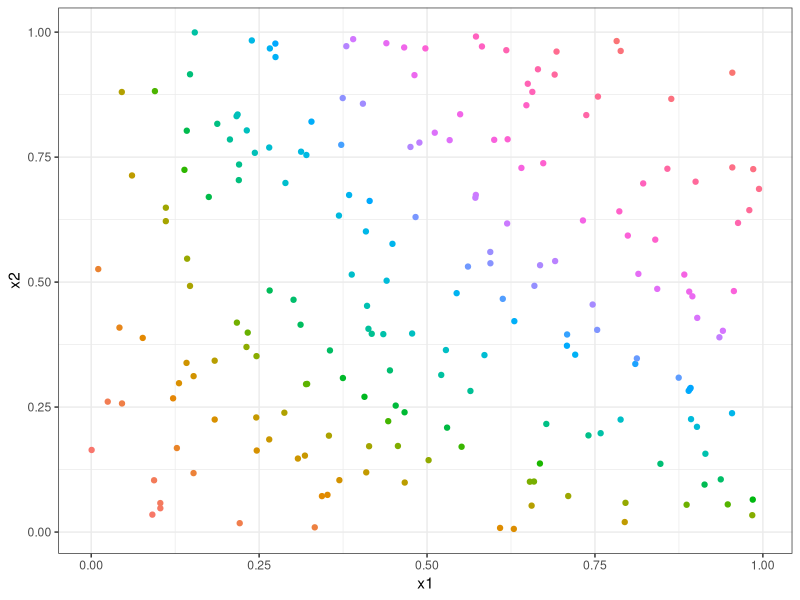
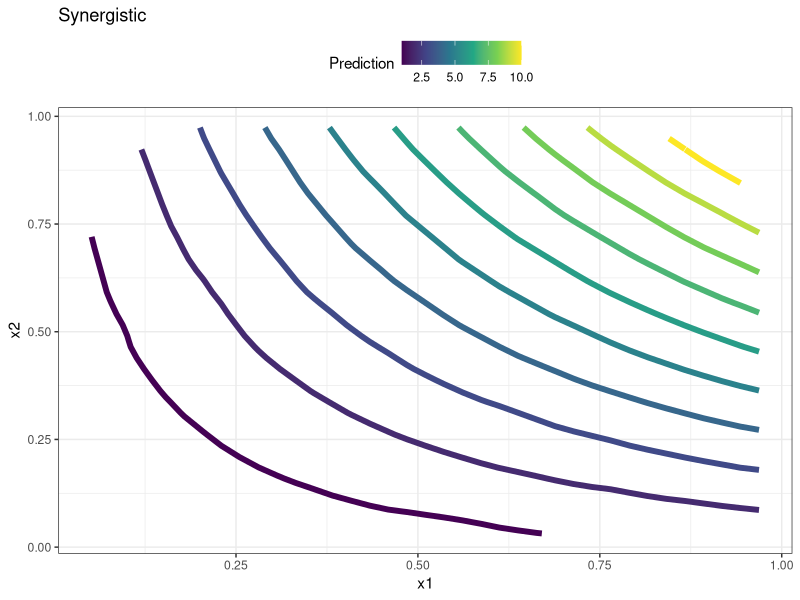
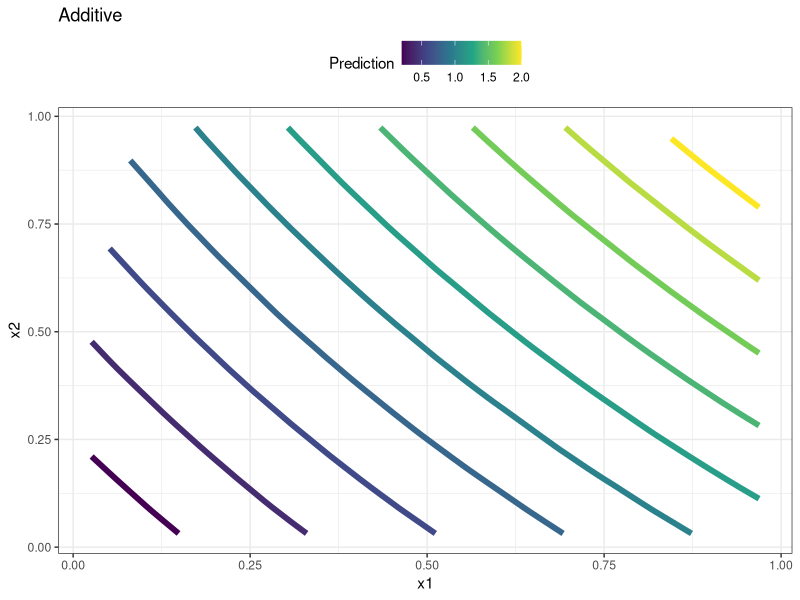
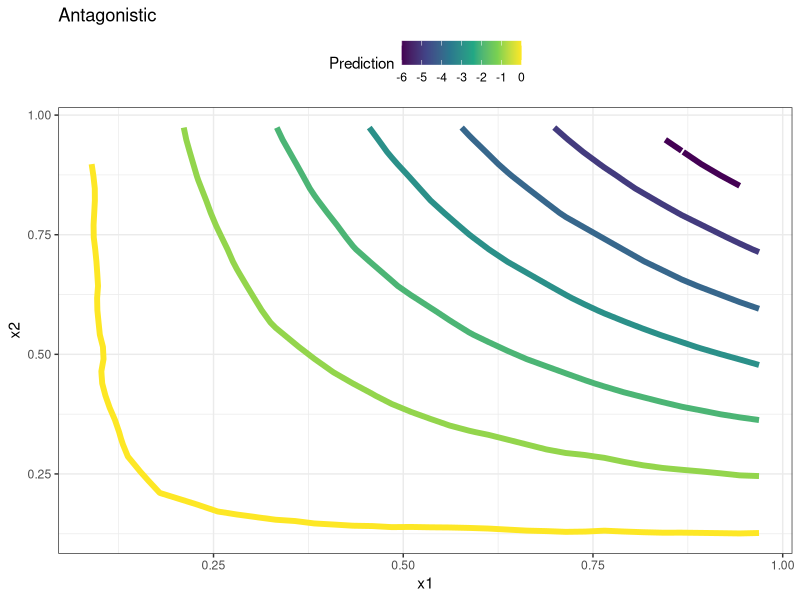
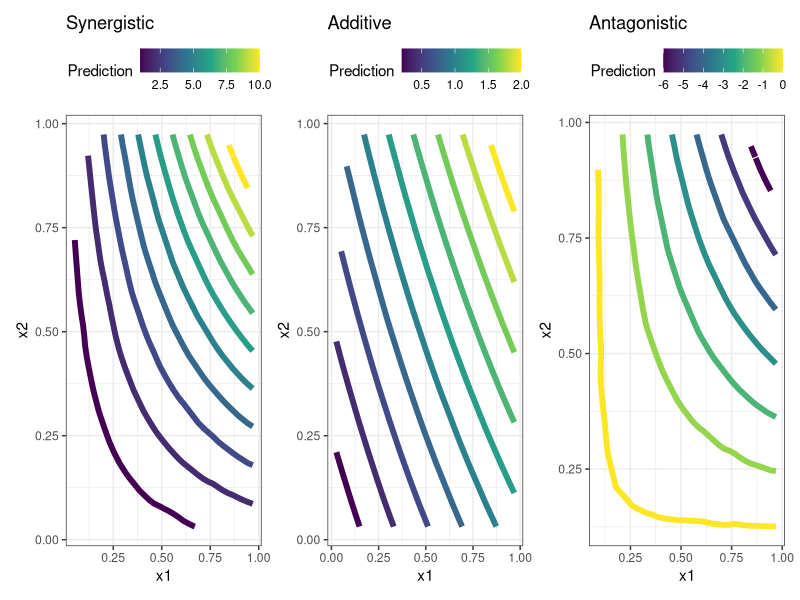

Here is the R script that generated these plots, in order:

##################################################
library(tidyverse)
# 1
set.seed(123)
beta0<- rep(0,200)
beta1<- rep(1,200)
beta2<- rep(1,200)
beta3<- rep(10,200) # c(-10,0,10) # antagonism, no interaction, or synergism
x1<- runif(200,min = 0, max = 1)
x2 <- runif(200,min = 0, max = 1)
e <- rnorm(200)

y = beta0 + beta1*x1 + beta2*x2 + beta3*(x1*x2) + e

observed<- tibble(y,x1,x2)
observed

mod <- lm(y~x1*x2,observed)
observed$z <- predict(mod,observed)

ggplot(observed,aes(x1,x2,color=factor(z)))+
  geom_point()+
  geom_smooth()+
  theme_bw() +
  theme(legend.position = "none")


grid <- with(observed, interp::interp(x=x1,y=x2,z))
griddf <- subset(data.frame(x = rep(grid$x, nrow(grid$z)),
                            y = rep(grid$y, each = ncol(grid$z)),
                            z = as.numeric(grid$z)),!is.na(z))
p1 <- ggplot(griddf, aes(x, y, z = z)) +
  geom_contour(aes(colour = after_stat(level)),size=2) +
  #geom_point(data = observed,aes(x1,x2)) +
  scale_color_viridis_c()+
  labs(title="Synergistic",color="Prediction",x="x1",y="x2")+
  theme_bw()+ theme(legend.position = "top")
p1
##################################################
#2
set.seed(123)
beta0<- rep(0,200)
beta1<- rep(1,200)
beta2<- rep(1,200)
beta3<- rep(0,200) # c(10,0,10) # antagonism, no interaction, or synergism
x1<- runif(200,min = 0, max = 1)
x2 <- runif(200,min = 0, max = 1)
e <- rnorm(200)

y = beta0 + beta1*x1 + beta2*x2 + beta3*(x1*x2) + e

observed<- tibble(y,x1,x2)
observed

mod <- lm(y~x1*x2,observed)
observed$z <- predict(mod,observed)

grid <- with(observed, interp::interp(x=x1,y=x2,z))
griddf <- subset(data.frame(x = rep(grid$x, nrow(grid$z)),
                            y = rep(grid$y, each = ncol(grid$z)),
                            z = as.numeric(grid$z)),!is.na(z))
p2 <- ggplot(griddf, aes(x, y, z = z)) +
  geom_contour(aes(colour = after_stat(level)),size=2) +
  # geom_point(data = observed,aes(x1,x2)) +
  scale_color_viridis_c()+
  labs(title="Additive",color="Prediction",x="x1",y="x2")+
  theme_bw()+ theme(legend.position = "top")
p2
##################################################
# 3
set.seed(123)
beta0<- rep(0,200)
beta1<- rep(1,200)
beta2<- rep(1,200)
beta3<- rep(-10,200) # c(-10,0,10) # antagonism, no interaction, or synergism
x1<- runif(200,min = 0, max = 1)
x2 <- runif(200,min = 0, max = 1)
e <- rnorm(200)

y = beta0 + beta1*x1 + beta2*x2 + beta3*(x1*x2) + e

observed<- tibble(y,x1,x2)
observed

mod <- lm(y~ x1 * x2 , data = observed)  # rnd effects (1 + x1 | x2)
observed$z <- predict(mod,observed)

grid <- with(observed, interp::interp(x=x1,y=x2,z))
griddf <- subset(data.frame(x = rep(grid$x, nrow(grid$z)),
                            y = rep(grid$y, each = ncol(grid$z)),
                            z = as.numeric(grid$z)),!is.na(z))
p3 <- ggplot(griddf, aes(x, y, z = z)) +
  geom_contour(aes(colour = after_stat(level)),size=2) +
  # geom_point(data = observed,aes(x1,x2)) +
  scale_color_viridis_c()+
  labs(title="Antagonistic",color="Prediction",x="x1",y="x2")+
  theme_bw()+ theme(legend.position = "top")
p3
##################################################
library(patchwork)
p1|p2|p3
##################################################
##################################################
